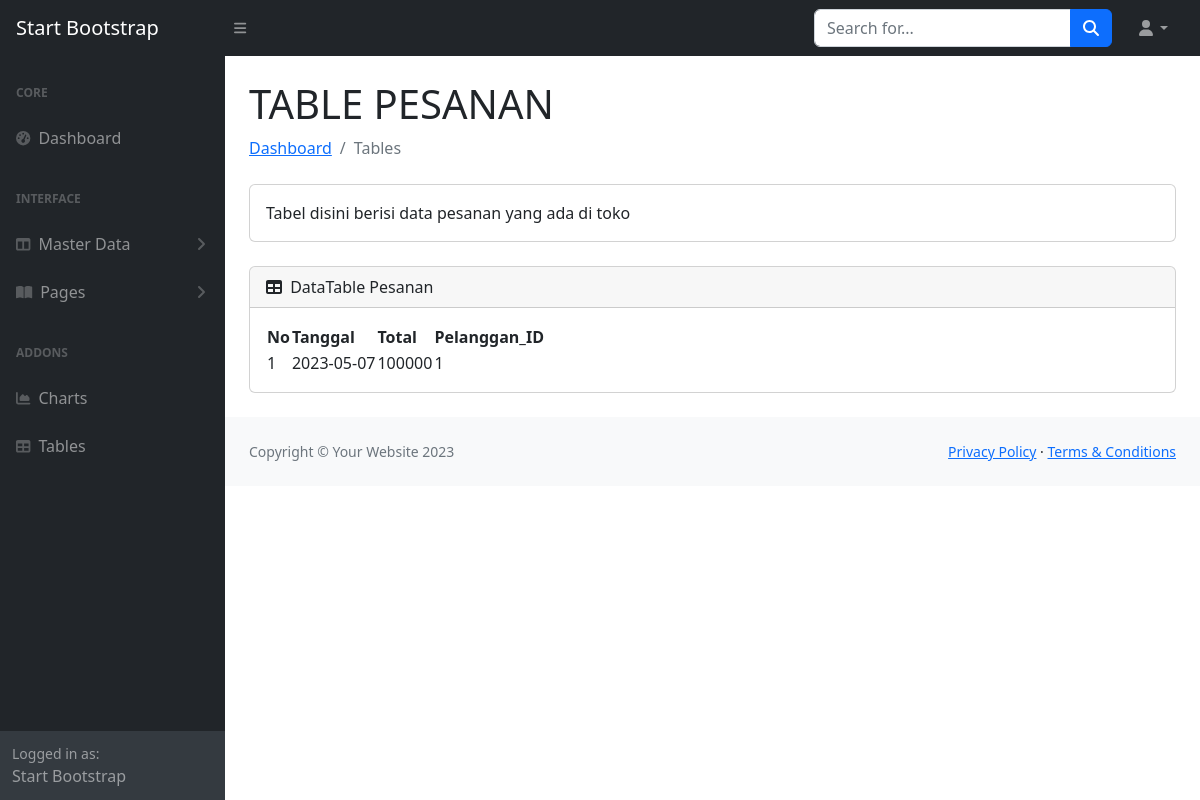
The app's page /index.php?url=pesanan with its own data.
### tables this page shows
CREATE TABLE `pesanan` (
  `id` int(11) NOT NULL,
  `tanggal` date DEFAULT NULL,
  `total` double DEFAULT NULL,
  `pelanggan_id` int(11) NOT NULL
);

CREATE TABLE `pelanggan` (
  `id` int(11) NOT NULL,
  `kode` varchar(10) DEFAULT NULL,
  `nama_pelanggan` varchar(50) DEFAULT NULL,
  `jk` char(1) DEFAULT NULL,
  `tmp_lahir` varchar(30) DEFAULT NULL,
  `tgl_lahir` date DEFAULT NULL,
  `email` varchar(45) DEFAULT NULL,
  `kartu_id` int(11) NOT NULL,
  `alamat` varchar(40) DEFAULT NULL
);

### models/Pesanan.php (called while the page is built)
<?php
class Pesanan {
    private $koneksi;
    public function __construct(){
        global $dbh;
        $this->koneksi = $dbh;
    }
    public function dataPesanan(){
        $sql = "SELECT pesanan.*, pelanggan.id as pelanggan_id FROM pesanan INNER JOIN pelanggan ON pelanggan.id = pesanan.pelanggan_id";
        $ps = $this->koneksi->prepare($sql);
        $ps->execute();
        $rs = $ps->fetchAll();
        return $rs;
    }
}
?>

### pesanan.php (the view)
<?php
$model = new Pesanan();
$data_pesanan = $model->dataPesanan();
?>
                        <h1 class="mt-4">TABLE PESANAN</h1>
                        <ol class="breadcrumb mb-4">
                            <li class="breadcrumb-item"><a href="index.php?url=dashboard">Dashboard</a></li>
                            <li class="breadcrumb-item active">Tables</li>
                        </ol>
                        <div class="card mb-4">
                            <div class="card-body">
                                Tabel disini berisi data pesanan yang ada di toko
                            </div>
                        </div>
                        <div class="card mb-4">
                            <div class="card-header">
                                <i class="fas fa-table me-1"></i>
                                DataTable Pesanan
                            </div>
                            <div class="card-body">
                                <table id="datatablesSimple">
                                    <thead>
                                        <tr>
                                            <th>No</th>
                                            <th>Tanggal</th>
                                            <th>Total</th>
                                            <th>Pelanggan_ID</th>
                                        </tr>
                                    </thead>
                                    <tbody>
                                        <?php
                                        $no = 1;
                                        foreach($data_pesanan as $row){
                                        ?>
                                        <tr>
                                            <td><?= $no ?></td>
                                            <td><?= $row['tanggal']?></td>
                                            <td><?= $row['total']?></td>
                                            <td><?= $row['pelanggan_id']?></td>
                                        </tr>
                                        <?php
                                            $no++;
                                        }
                                        ?>
                                    </tbody>
                                </table>
                            </div>
</div>
</div>
                <?php
                    include_once 'bottom.php';
                ?>

### records on screen
pesanan: tanggal "2023-05-07", total "100000", pelanggan "1"
